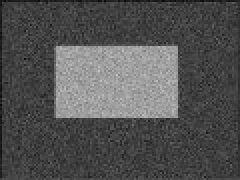
#> input picture images/input/noisy2.jpg, 120 x 90 px (shown 2 times larger)
$ python otsus_thresholding.py
#> lines starting #> are read from the running program, lines starting #| are printed output that depends on the picture; after the words box and inside, x2 and y2 are one past the last pixel; in counts of white or black regions, pixels touching at a corner belong together
#!/usr/bin/env python3
# -*- coding: utf-8 -*-
"""
Created on Mon Apr 23 20:06:13 2018

@author: osboxes
"""

import cv2
from matplotlib import pyplot as plt

img = cv2.imread('images/input/noisy2.jpg',0)
#> img is the input picture: shape (90, 120); min 10, max 195, mean 82.8

# global thresholding
ret1,th1 = cv2.threshold(img,127,255,cv2.THRESH_BINARY)
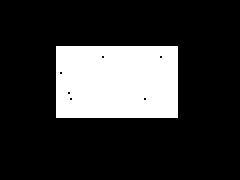
#> th1: shape (90, 120) (shown 2 times larger); 20.3% white; 1 white region, box (x1, y1, x2, y2) and area: (28, 23, 89, 59) 2190

# Otsu's thresholding
ret2,th2 = cv2.threshold(img,0,255,cv2.THRESH_BINARY+cv2.THRESH_OTSU)
#> th2: shape (90, 120); 20.4% white; 1 white region, box (x1, y1, x2, y2) and area: (27, 23, 89, 59) 2202
#> ret2 = 111

# Otsu's thresholding after Gaussian filtering
blur = cv2.GaussianBlur(img,(5,5),0)
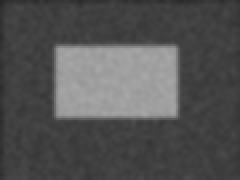
#> blur: shape (90, 120) (shown 2 times larger); min 39, max 168, mean 83
ret3,th3 = cv2.threshold(blur,0,255,cv2.THRESH_BINARY+cv2.THRESH_OTSU)
#> th3: shape (90, 120); 20.4% white; 1 white region, box (x1, y1, x2, y2) and area: (27, 23, 89, 59) 2200
#> ret3 = 110

# plot all the images and their histograms
images = [img, 0, th1,
          img, 0, th2,
          blur, 0, th3]
titles = ['Original Noisy Image','Histogram','Global Thresholding (v=127)',
          'Original Noisy Image','Histogram',"Otsu's Thresholding",
          'Gaussian filtered Image','Histogram',"Otsu's Thresholding"]

for i in range(3):
    plt.subplot(3,3,i*3+1),plt.imshow(images[i*3],'gray')
    plt.title(titles[i*3]), plt.xticks([]), plt.yticks([])
    plt.subplot(3,3,i*3+2),plt.hist(images[i*3].ravel(),256)
    plt.title(titles[i*3+1]), plt.xticks([]), plt.yticks([])
    plt.subplot(3,3,i*3+3),plt.imshow(images[i*3+2],'gray')
    plt.title(titles[i*3+2]), plt.xticks([]), plt.yticks([])
plt.show()
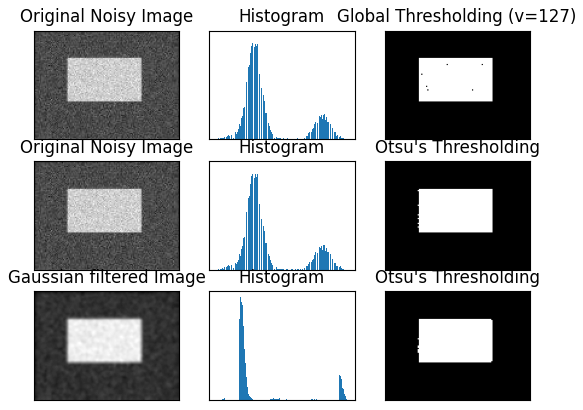
#> figure drawn by matplotlib, 9 panels
